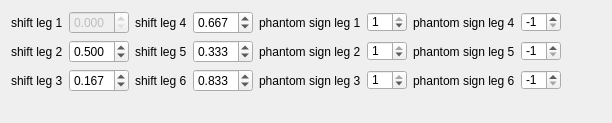
      <widget class="QWidget" name="tab_3">
       <attribute name="title">
        <string>Advanced_2</string>
       </attribute>
       <layout class="QGridLayout" name="gridLayout_7">
        <item row="1" column="3">
         <widget class="QDoubleSpinBox" name="spb_shift_leg_5">
          <property name="minimumSize">
           <size>
            <width>60</width>
            <height>0</height>
           </size>
          </property>
          <property name="decimals">
           <number>3</number>
          </property>
          <property name="maximum">
           <double>1.000000000000000</double>
          </property>
          <property name="singleStep">
           <double>0.001000000000000</double>
          </property>
          <property name="value">
           <double>0.333000000000000</double>
          </property>
         </widget>
        </item>
        <item row="0" column="0">
         <widget class="QLabel" name="label_23">
          <property name="autoFillBackground">
           <bool>false</bool>
          </property>
          <property name="frameShape">
           <enum>QFrame::NoFrame</enum>
          </property>
          <property name="text">
           <string>shift leg 1</string>
          </property>
         </widget>
        </item>
        <item row="3" column="8">
         <spacer name="horizontalSpacer_3">
          <property name="orientation">
           <enum>Qt::Horizontal</enum>
          </property>
          <property name="sizeHint" stdset="0">
           <size>
            <width>40</width>
            <height>20</height>
           </size>
          </property>
         </spacer>
        </item>
        <item row="0" column="6">
         <widget class="QLabel" name="label_42">
          <property name="autoFillBackground">
           <bool>false</bool>
          </property>
          <property name="frameShape">
           <enum>QFrame::NoFrame</enum>
          </property>
          <property name="text">
           <string>phantom sign leg 4</string>
          </property>
         </widget>
        </item>
        <item row="0" column="3">
         <widget class="QDoubleSpinBox" name="spb_shift_leg_4">
          <property name="minimumSize">
           <size>
            <width>60</width>
            <height>0</height>
           </size>
          </property>
          <property name="decimals">
           <number>3</number>
          </property>
          <property name="maximum">
           <double>1.000000000000000</double>
          </property>
          <property name="singleStep">
           <double>0.001000000000000</double>
          </property>
          <property name="value">
           <double>0.667000000000000</double>
          </property>
         </widget>
        </item>
        <item row="1" column="4">
         <widget class="QLabel" name="label_40">
          <property name="autoFillBackground">
           <bool>false</bool>
          </property>
          <property name="frameShape">
           <enum>QFrame::NoFrame</enum>
          </property>
          <property name="text">
           <string>phantom sign leg 2</string>
          </property>
         </widget>
        </item>
        <item row="0" column="2">
         <widget class="QLabel" name="label_26">
          <property name="autoFillBackground">
           <bool>false</bool>
          </property>
          <property name="frameShape">
           <enum>QFrame::NoFrame</enum>
          </property>
          <property name="text">
           <string>shift leg 4</string>
          </property>
         </widget>
        </item>
        <item row="0" column="5">
         <widget class="QSpinBox" name="sp_sign_leg_1">
          <property name="minimumSize">
           <size>
            <width>40</width>
            <height>0</height>
           </size>
          </property>
          <property name="maximumSize">
           <size>
            <width>40</width>
            <height>20</height>
           </size>
          </property>
          <property name="minimum">
           <number>-1</number>
          </property>
          <property name="maximum">
           <number>1</number>
          </property>
          <property name="singleStep">
           <number>2</number>
          </property>
          <property name="value">
           <number>1</number>
          </property>
         </widget>
        </item>
        <item row="2" column="3">
         <widget class="QDoubleSpinBox" name="spb_shift_leg_6">
          <property name="minimumSize">
           <size>
            <width>60</width>
            <height>0</height>
           </size>
          </property>
          <property name="decimals">
           <number>3</number>
          </property>
          <property name="maximum">
           <double>1.000000000000000</double>
          </property>
          <property name="singleStep">
           <double>0.001000000000000</double>
          </property>
          <property name="value">
           <double>0.833000000000000</double>
          </property>
         </widget>
        </item>
        <item row="2" column="2">
         <widget class="QLabel" name="label_38">
          <property name="autoFillBackground">
           <bool>false</bool>
          </property>
          <property name="frameShape">
           <enum>QFrame::NoFrame</enum>
          </property>
          <property name="text">
           <string>shift leg 6</string>
          </property>
         </widget>
        </item>
        <item row="1" column="6">
         <widget class="QLabel" name="label_43">
          <property name="autoFillBackground">
           <bool>false</bool>
          </property>
          <property name="frameShape">
           <enum>QFrame::NoFrame</enum>
          </property>
          <property name="text">
           <string>phantom sign leg 5</string>
          </property>
         </widget>
        </item>
        <item row="1" column="5">
         <widget class="QSpinBox" name="sp_sign_leg_2">
          <property name="minimumSize">
           <size>
            <width>40</width>
            <height>0</height>
           </size>
          </property>
          <property name="maximumSize">
           <size>
            <width>40</width>
            <height>20</height>
           </size>
          </property>
          <property name="minimum">
           <number>-1</number>
          </property>
          <property name="maximum">
           <number>1</number>
          </property>
          <property name="singleStep">
           <number>2</number>
          </property>
          <property name="value">
           <number>1</number>
          </property>
         </widget>
        </item>
        <item row="2" column="1">
         <widget class="QDoubleSpinBox" name="spb_shift_leg_3">
          <property name="minimumSize">
           <size>
            <width>60</width>
            <height>0</height>
           </size>
          </property>
          <property name="decimals">
           <number>3</number>
          </property>
          <property name="maximum">
           <double>1.000000000000000</double>
          </property>
          <property name="singleStep">
           <double>0.001000000000000</double>
          </property>
          <property name="value">
           <double>0.167000000000000</double>
          </property>
         </widget>
        </item>
        <item row="2" column="5">
         <widget class="QSpinBox" name="sp_sign_leg_3">
          <property name="minimumSize">
           <size>
            <width>40</width>
            <height>0</height>
           </size>
          </property>
          <property name="maximumSize">
           <size>
            <width>40</width>
            <height>20</height>
           </size>
          </property>
          <property name="minimum">
           <number>-1</number>
          </property>
          <property name="maximum">
           <number>1</number>
          </property>
          <property name="singleStep">
           <number>2</number>
          </property>
          <property name="value">
           <number>1</number>
          </property>
         </widget>
        </item>
        <item row="0" column="4">
         <widget class="QLabel" name="label_39">
          <property name="autoFillBackground">
           <bool>false</bool>
          </property>
          <property name="frameShape">
           <enum>QFrame::NoFrame</enum>
          </property>
          <property name="text">
           <string>phantom sign leg 1</string>
          </property>
         </widget>
        </item>
        <item row="2" column="4">
         <widget class="QLabel" name="label_41">
          <property name="autoFillBackground">
           <bool>false</bool>
          </property>
          <property name="frameShape">
           <enum>QFrame::NoFrame</enum>
          </property>
          <property name="text">
           <string>phantom sign leg 3</string>
          </property>
         </widget>
        </item>
        <item row="1" column="0">
         <widget class="QLabel" name="label_24">
          <property name="autoFillBackground">
           <bool>false</bool>
          </property>
          <property name="frameShape">
           <enum>QFrame::NoFrame</enum>
          </property>
          <property name="text">
           <string>shift leg 2</string>
          </property>
         </widget>
        </item>
        <item row="1" column="1">
         <widget class="QDoubleSpinBox" name="spb_shift_leg_2">
          <property name="minimumSize">
           <size>
            <width>60</width>
            <height>0</height>
           </size>
          </property>
          <property name="decimals">
           <number>3</number>
          </property>
          <property name="maximum">
           <double>1.000000000000000</double>
          </property>
          <property name="singleStep">
           <double>0.001000000000000</double>
          </property>
          <property name="value">
           <double>0.500000000000000</double>
          </property>
         </widget>
        </item>
        <item row="0" column="1">
         <widget class="QDoubleSpinBox" name="spb_shift_leg_1">
          <property name="enabled">
           <bool>false</bool>
          </property>
          <property name="minimumSize">
           <size>
            <width>60</width>
            <height>0</height>
           </size>
          </property>
          <property name="decimals">
           <number>3</number>
          </property>
          <property name="maximum">
           <double>1.000000000000000</double>
          </property>
          <property name="singleStep">
           <double>0.001000000000000</double>
          </property>
          <property name="value">
           <double>0.000000000000000</double>
          </property>
         </widget>
        </item>
        <item row="2" column="0">
         <widget class="QLabel" name="label_25">
          <property name="autoFillBackground">
           <bool>false</bool>
          </property>
          <property name="frameShape">
           <enum>QFrame::NoFrame</enum>
          </property>
          <property name="text">
           <string>shift leg 3</string>
          </property>
         </widget>
        </item>
        <item row="1" column="2">
         <widget class="QLabel" name="label_37">
          <property name="autoFillBackground">
           <bool>false</bool>
          </property>
          <property name="frameShape">
           <enum>QFrame::NoFrame</enum>
          </property>
          <property name="text">
           <string>shift leg 5</string>
          </property>
         </widget>
        </item>
        <item row="3" column="0">
         <spacer name="verticalSpacer_4">
          <property name="orientation">
           <enum>Qt::Vertical</enum>
          </property>
          <property name="sizeHint" stdset="0">
           <size>
            <width>20</width>
            <height>1</height>
           </size>
          </property>
         </spacer>
        </item>
        <item row="2" column="6">
         <widget class="QLabel" name="label_44">
          <property name="autoFillBackground">
           <bool>false</bool>
          </property>
          <property name="frameShape">
           <enum>QFrame::NoFrame</enum>
          </property>
          <property name="text">
           <string>phantom sign leg 6</string>
          </property>
         </widget>
        </item>
        <item row="0" column="7">
         <widget class="QSpinBox" name="sp_sign_leg_4">
          <property name="minimumSize">
           <size>
            <width>40</width>
            <height>0</height>
           </size>
          </property>
          <property name="maximumSize">
           <size>
            <width>40</width>
            <height>20</height>
           </size>
          </property>
          <property name="minimum">
           <number>-1</number>
          </property>
          <property name="maximum">
           <number>1</number>
          </property>
          <property name="singleStep">
           <number>2</number>
          </property>
          <property name="value">
           <number>-1</number>
          </property>
         </widget>
        </item>
        <item row="1" column="7">
         <widget class="QSpinBox" name="sp_sign_leg_5">
          <property name="minimumSize">
           <size>
            <width>40</width>
            <height>0</height>
           </size>
          </property>
          <property name="maximumSize">
           <size>
            <width>40</width>
            <height>20</height>
           </size>
          </property>
          <property name="minimum">
           <number>-1</number>
          </property>
          <property name="maximum">
           <number>1</number>
          </property>
          <property name="singleStep">
           <number>2</number>
          </property>
          <property name="value">
           <number>-1</number>
          </property>
         </widget>
        </item>
        <item row="2" column="7">
         <widget class="QSpinBox" name="sp_sign_leg_6">
          <property name="minimumSize">
           <size>
            <width>40</width>
            <height>0</height>
           </size>
          </property>
          <property name="maximumSize">
           <size>
            <width>40</width>
            <height>20</height>
           </size>
          </property>
          <property name="minimum">
           <number>-1</number>
          </property>
          <property name="maximum">
           <number>1</number>
          </property>
          <property name="singleStep">
           <number>2</number>
          </property>
          <property name="value">
           <number>-1</number>
          </property>
         </widget>
        </item>
       </layout>
      </widget>
